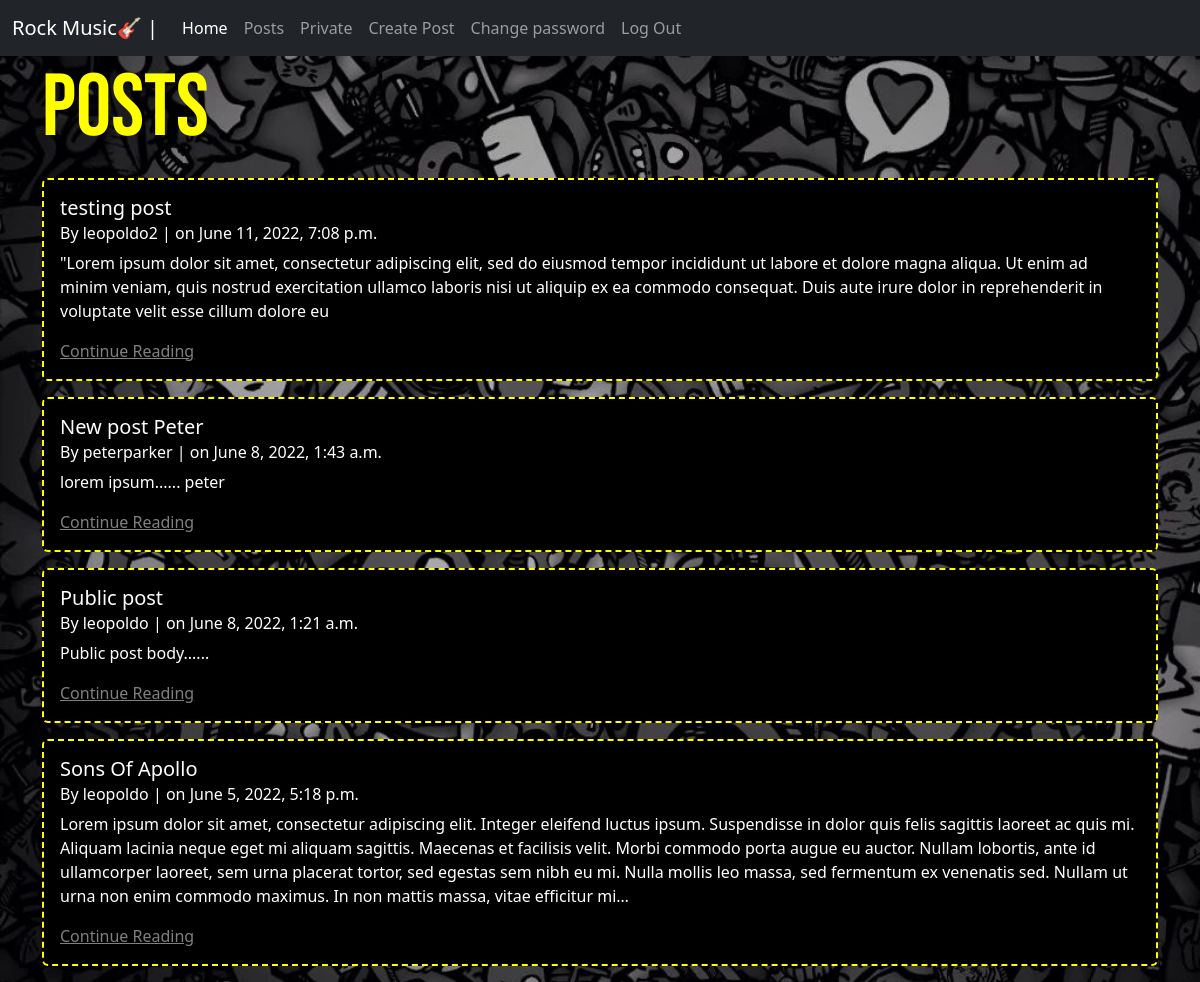
The page /posts/ (signed in) on the database its author committed.
### posts/models.py (models this page shows, shortened)
class Post(models.Model):
  title = models.CharField(max_length=255)
  body = models.TextField()
  author = models.ForeignKey('auth.User', on_delete=models.CASCADE)
  created_on = models.DateTimeField(auto_now_add=True)
  is_private = models.BooleanField(default=1)

### posts/views.py (the view)
# urls.py: path('', PostListView.as_view(), name='post_list'),
class PostListView(LoginRequiredMixin,ListView):
  template_name= "posts/lists.html"
  model = Post
  def get_context_data(self, **kwargs):
    context = super().get_context_data(**kwargs)
    context['post_list'] = Post.objects.filter(
      is_private=False).order_by('created_on').reverse()
    return context

### templates/posts/lists.html (shortened to what this page needs)
{% extends 'base.html' %}
{% block content %}
  <h1>Posts</h1>
  {% for post in post_list %}
    <div class="card mb-3 text-bg-dark card-style">
      <div class="card-body">
        <h5 class="card-title">{{post.title}}</h5>
        <h6 class="card-subtitle mb-2 ">By {{ post.author }} | on {{ post.created_on }}</h6>
        <p class="card-text">{{ post.body|truncatechars:500 }}</p>
        <a href="{% url 'post_detail' post.id%}" style="color: gray;">Continue Reading</a>
      </div>
    </div>
  {% endfor %}
{% endblock content %}

### templates/base.html (shortened to what this page needs)
{% load static %}
<!DOCTYPE html>
<html lang="en">
<head>
  <link href="https://cdn.jsdelivr.net/npm/bootstrap@5.2.0-beta1/dist/css/bootstrap.min.css" rel="stylesheet">
  <link rel="stylesheet" href="{% static 'css/base.css' %}">
</head>
<body>
  <nav class="navbar navbar-expand-lg bg-dark navbar-dark">
    <div class="container-fluid">
      <a class="navbar-brand" href="{% url 'home' %}">Rock Music🎸 | </a>
      <div class="collapse navbar-collapse" id="navbarNav">
        <ul class="navbar-nav">
            <a class="nav-link active" aria-current="page" href="{% url 'home' %}">Home</a>
            <a class="nav-link" href="{% url 'post_list' %}">Posts</a>
            {% if user.is_authenticated %}
              <a class="nav-link" href="{% url 'private_list' %}">Private</a>
            {% endif %}
            {% if user.is_authenticated %}
              <a class="nav-link" href="{% url 'post_new' %}">Create Post</a>
              <a class="nav-link" href="{% url 'password_change' %}">Change password</a>
              <a class="nav-link" href="{% url 'logout' %}">Log Out</a>
            {% else %}
              <a class="nav-link" href="{% url 'login' %}">Log In</a>
              <a class="nav-link" href="{% url 'signup' %}">SignUp</a>
            {% endif %}
        </ul>
      </div>
    </div>
  </nav>
  <div class="container">
    {% block content %}
    {% endblock content %}
  </div>
</body>
</html>

### static/css/base.css (style rules this page uses)
h1 { color: yellow; margin-bottom: 1rem; font-family: 'Bebas Neue', cursive; font-size: 5.5rem; }
body { background: #4e54c8; background: -webkit-linear-gradient(to right, #8f94fb, #4e54c8); background: linear-gradient(to right, #8f94fb, #4e54c8); color: white; background-image: url(../img/bg.webp); background-position: center center; background-size: cover; }
.card-style { background: black !important; border: dashed 2px yellow; }

### rows shown on the page
Post: title "testing post", author "leopoldo2", created_on "June 11, 2022, 7:08 p.m.", body "\"Lorem ipsum dolor sit amet, consectetur adipiscing elit, sed do eiusmod tempor incididunt ut labore et dolore magna aliqua. Ut enim ad minim veniam, quis nostrud exercitation ullamco laboris nisi ut aliquip ex ea commodo consequat. Duis aute irure dolor in reprehenderit in voluptate velit esse cillum dolore eu"
Post: title "New post Peter", author "peterparker", created_on "June 8, 2022, 1:43 a.m.", body "lorem ipsum...... peter"
Post: title "Public post", author "leopoldo", created_on "June 8, 2022, 1:21 a.m.", body "Public post body......"
Post: title "Sons Of Apollo", author "leopoldo", created_on "June 5, 2022, 5:18 p.m.", body "Lorem ipsum dolor sit amet, consectetur adipiscing elit. Integer eleifend luctus ipsum. Suspendisse in dolor quis felis sagittis laoreet ac quis mi. Aliquam lacinia neque eget mi aliquam sagittis. Maecenas et facilisis velit. Morbi commodo porta augue eu auctor. Nullam lobortis, ante id ullamcorper laoreet, sem urna placerat tortor, sed egestas sem nibh eu mi. Nulla mollis leo massa, sed fermentum ex venenatis sed. Nullam ut urna non enim commodo maximus. In non mattis massa, vitae efficitur mi…"
